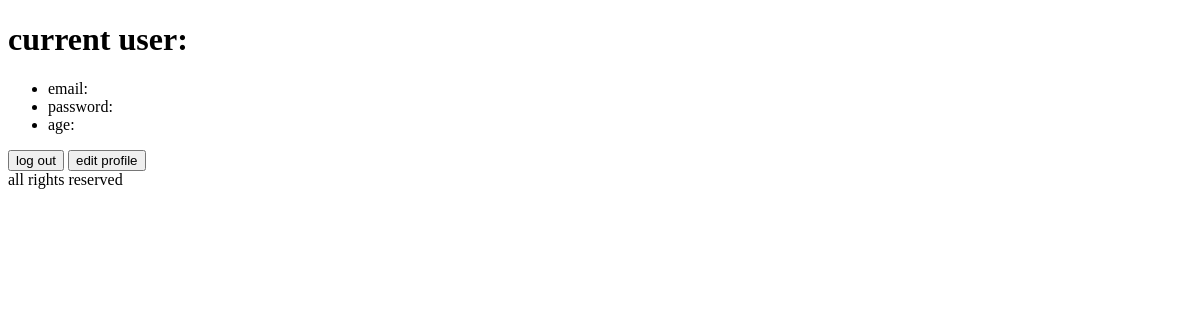
Before: /user/profile/ with the older database file.
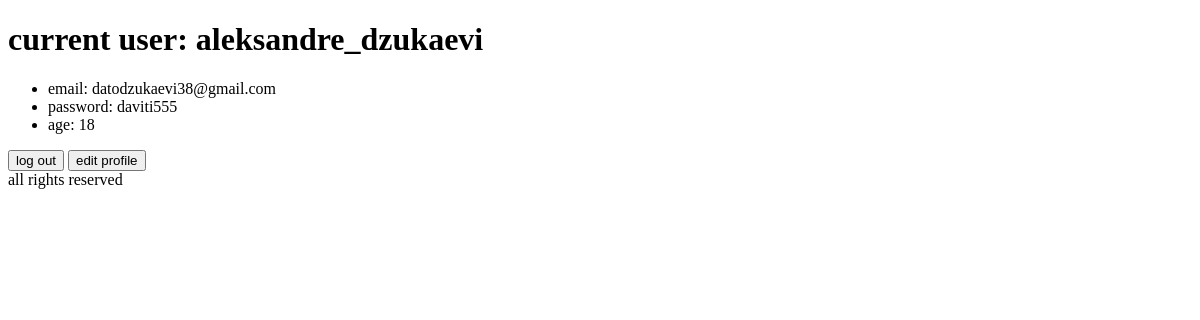
After: the same page with the newer database file.
### users/models.py (models this page shows)
class User(models.Model):
    username = models.CharField()
    email = models.EmailField()
    age = models.IntegerField()
    password = models.CharField()
    is_current_user = models.BooleanField(default=0)

### users/views.py (the view)
# urls.py: path('profile/', views.user_profile, name='user_profile'),
def user_profile(request):
    try:
        context = {
            'current_user' : get_current_user()
        }
    except:
        context = {
            'current_user' : None
        }
    return render(request, 'users_profile.html', context)

### users/utils.py (called while the page is built)
def get_current_user():
    return User.objects.get(is_current_user = True)

### users/templates/users_profile.html (shortened to what this page needs)
{% extends "master.html" %}
{% block body %}
    <h1>current user: {{ current_user.username }}</h1>
    <ul>
        <li>email: {{ current_user.email }}</li>
        <li>password: {{ current_user.password }}</li>
        <li>age: {{ current_user.age }}</li>
    </ul>
    <a href="/user/logout/"><button>log out</button></a>
    <a href="/user/edit"><button>edit profile</button></a>
{% endblock  %}

Changed rows visible on the page:
now on this page (row edited): User: username "aleksandre_dzukaevi", email "datodzukaevi38@gmail.com", password "daviti555", age "18"
